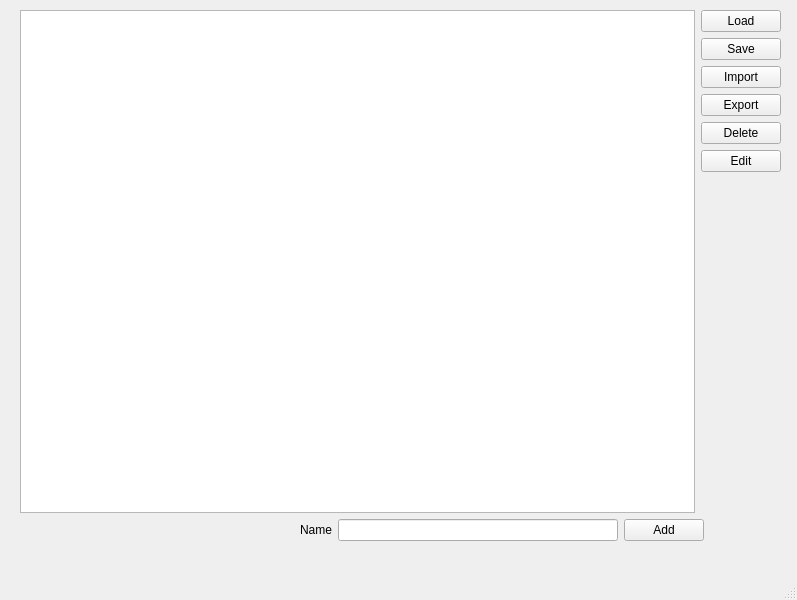
<?xml version="1.0" encoding="UTF-8"?>
<ui version="4.0">
 <class>MainWindow</class>
 <widget class="QMainWindow" name="MainWindow">
  <property name="geometry">
   <rect>
    <x>0</x>
    <y>0</y>
    <width>797</width>
    <height>600</height>
   </rect>
  </property>
  <property name="windowTitle">
   <string>Curling League Manger</string>
  </property>
  <widget class="QWidget" name="centralwidget">
   <widget class="QWidget" name="layoutWidget">
    <property name="geometry">
     <rect>
      <x>20</x>
      <y>10</y>
      <width>761</width>
      <height>531</height>
     </rect>
    </property>
    <layout class="QGridLayout" name="gridLayout">
     <item row="0" column="0">
      <layout class="QHBoxLayout" name="horizontalLayout_2">
       <item>
        <widget class="QListWidget" name="main_list_widget"/>
       </item>
       <item>
        <layout class="QVBoxLayout" name="verticalLayout">
         <item>
          <widget class="QPushButton" name="main_load_button">
           <property name="text">
            <string>Load</string>
           </property>
          </widget>
         </item>
         <item>
          <widget class="QPushButton" name="main_save_button">
           <property name="text">
            <string>Save</string>
           </property>
          </widget>
         </item>
         <item>
          <widget class="QPushButton" name="main_import_button">
           <property name="text">
            <string>Import</string>
           </property>
          </widget>
         </item>
         <item>
          <widget class="QPushButton" name="main_export_button">
           <property name="text">
            <string>Export</string>
           </property>
          </widget>
         </item>
         <item>
          <widget class="QPushButton" name="main_delete_button">
           <property name="text">
            <string>Delete</string>
           </property>
          </widget>
         </item>
         <item>
          <widget class="QPushButton" name="main_edit_button">
           <property name="text">
            <string>Edit</string>
           </property>
          </widget>
         </item>
         <item>
          <spacer name="verticalSpacer">
           <property name="orientation">
            <enum>Qt::Vertical</enum>
           </property>
           <property name="sizeHint" stdset="0">
            <size>
             <width>20</width>
             <height>30</height>
            </size>
           </property>
          </spacer>
         </item>
        </layout>
       </item>
      </layout>
     </item>
     <item row="1" column="0">
      <layout class="QHBoxLayout" name="horizontalLayout">
       <property name="rightMargin">
        <number>77</number>
       </property>
       <item>
        <spacer name="horizontalSpacer">
         <property name="orientation">
          <enum>Qt::Horizontal</enum>
         </property>
         <property name="sizeHint" stdset="0">
          <size>
           <width>40</width>
           <height>20</height>
          </size>
         </property>
        </spacer>
       </item>
       <item>
        <widget class="QLabel" name="main_name_label">
         <property name="text">
          <string>Name</string>
         </property>
         <property name="alignment">
          <set>Qt::AlignRight|Qt::AlignTrailing|Qt::AlignVCenter</set>
         </property>
        </widget>
       </item>
       <item>
        <widget class="QLineEdit" name="name_line_edit"/>
       </item>
       <item>
        <widget class="QPushButton" name="main_add_button">
         <property name="text">
          <string>Add</string>
         </property>
        </widget>
       </item>
      </layout>
     </item>
    </layout>
   </widget>
  </widget>
  <widget class="QMenuBar" name="menubar">
   <property name="geometry">
    <rect>
     <x>0</x>
     <y>0</y>
     <width>797</width>
     <height>22</height>
    </rect>
   </property>
  </widget>
  <widget class="QStatusBar" name="statusbar"/>
 </widget>
 <tabstops>
  <tabstop>main_load_button</tabstop>
  <tabstop>main_save_button</tabstop>
  <tabstop>main_delete_button</tabstop>
  <tabstop>main_edit_button</tabstop>
  <tabstop>name_line_edit</tabstop>
  <tabstop>main_add_button</tabstop>
 </tabstops>
 <resources/>
 <connections/>
</ui>
